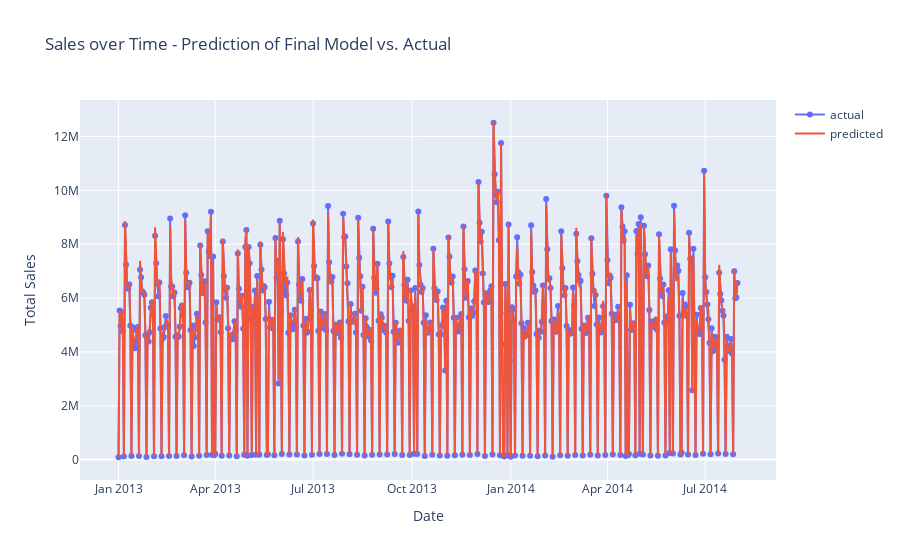

The notebook cell this image was saved under:
### Code cell
import plotly.express as px
import plotly.graph_objects as go

fig = go.Figure()
fig.add_trace(go.Scatter(x=result['Date'], y=result['actual'],
                    mode='lines+markers',
                    name='actual'))

fig.add_trace(go.Scatter(x=result['Date'], y=result['pred'],
                    mode='lines',
                    name='predicted'))
# Edit the layout
fig.update_layout(title='Sales over Time - Prediction of Final Model vs. Actual',
                   xaxis_title='Date',
                   yaxis_title='Total Sales')
fig.show()

### Figure 1 — Plotly figure (JSON) as saved in the notebook; plotly's stock layout.template omitted (floating-point values rounded to 4 significant figures; data arrays with more than 128 entries replaced by an {"elided": "..."} marker saying what was removed)
{"data": [{"mode": "lines+markers", "name": "actual", "type": "scatter", "x": {"elided": "577 str values"}, "y": {"elided": "577 int values"}}, {"mode": "lines", "name": "predicted", "type": "scatter", "x": {"elided": "577 str values"}, "y": {"elided": "577 float values"}}], "layout": {"title": {"text": "Sales over Time - Prediction of Final Model vs. Actual"}, "xaxis": {"title": {"text": "Date"}}, "yaxis": {"title": {"text": "Total Sales"}}}}
